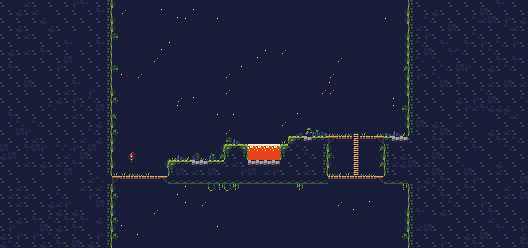

This game map was drawn from its Tiled (.tmx) file and the tilesets committed beside it. A one-line description and the trimmed map source follow:
An orthogonal 66x31 tile map with 8x8 px tiles, 4 tile layers (Sky, IntGrid_layer_values, IntGrid_layer_1, IntGrid_layer_2), 2 tilesets and 12 objects.

<map version="1.5" tiledversion="1.7.2" orientation="orthogonal" renderorder="right-down" compressionlevel="0" width="66" height="31" tilewidth="8" tileheight="8" infinite="0" backgroundcolor="#1b2037" nextlayerid="9" nextobjectid="13">
 <tileset firstgid="1" name="cavernas" tilewidth="8" tileheight="8" tilecount="384" columns="12" objectalignment="topleft">
  <image source="../textures/cavernas.png" width="96" height="256" />
 </tileset>
 <tileset firstgid="385" name="IntGrid_layer" tilewidth="8" tileheight="8" tilecount="1" columns="1" objectalignment="topleft">
  <image source="IntGrid_layer.intgrid.png" width="8" height="8" />
 </tileset>
 <layer id="1" name="Sky" width="66" height="31">
  <data>[2046 cells, 2046 non-empty, 5 distinct tile ids]</data>
 </layer>
 <objectgroup id="5" name="ground">
  <object id="1" x="-1.33333" y="-1.66667" width="112.667" height="250.667" />
  <object id="2" x="167.75" y="159.75" width="160.5" height="24" />
  <object id="3" x="289.25" y="136.25" width="37.75" height="24.5" />
  <object id="4" x="280.5" y="144.5" width="11.5" height="17.5" />
  <object id="5" x="224.5" y="144.75" width="23.5" height="16.75" />
  <object id="6" x="383.25" y="136" width="28.25" height="47.25" />
  <object id="7" x="408" y="-2.33333" width="122.333" height="252.667" />
 </objectgroup>
 <objectgroup id="6" name="lava">
  <object id="8" x="247.875" y="143.75" width="32.125" height="16.375" />
 </objectgroup>
 <objectgroup id="7" name="bridge">
  <object id="9" x="111.5" y="175.75" width="56.375" height="3.625" />
  <object id="10" x="327.727" y="135.636" width="56.6364" height="3" />
  <object id="11" x="327.727" y="175.636" width="56.5455" height="3.36364" />
 </objectgroup>
 <objectgroup id="8" name="ladder">
  <object id="12" x="352.273" y="132.636" width="7.63636" height="43.0909" />
 </objectgroup>
 <layer id="2" name="IntGrid_layer_values" width="66" height="31">
  <data>[2046 cells, 1033 non-empty, 3 distinct tile ids]</data>
 </layer>
 <layer id="3" name="IntGrid_layer_1" width="66" height="31">
  <data>[2046 cells, 1119 non-empty, 38 distinct tile ids]</data>
 </layer>
 <layer id="4" name="IntGrid_layer_2" width="66" height="31">
  <data>[2046 cells, 7 non-empty, 4 distinct tile ids]</data>
 </layer>
</map>
